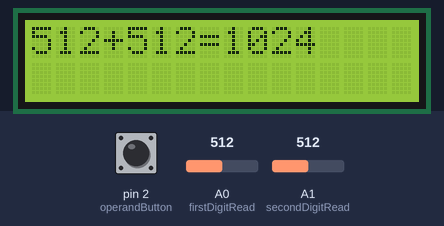
Bench run of a sketch on a simulated Arduino Leonardo, built with avr-gcc and run on an emulated ATmega32U4. Parts: 16×2 character LCD. Inputs (shaded band) come from the test bench; at power-on: A0 (firstDigitRead) = 512, A1 (secondDigitRead) = 512, pin 2 (operandButton) LOW.

Above: at 1.2 s.
1.3 s: A0 (firstDigitRead) set to 716
At 2.5 s:
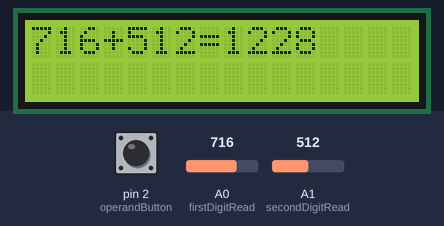
2.8 s: A1 (secondDigitRead) set to 716
At 3.6 s:
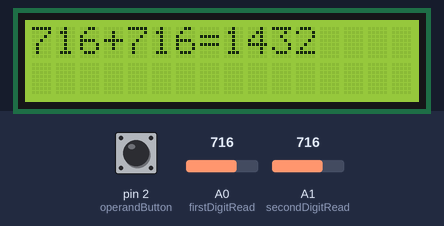
4.3 s: A0 (firstDigitRead) set to 900
At 4.7 s:
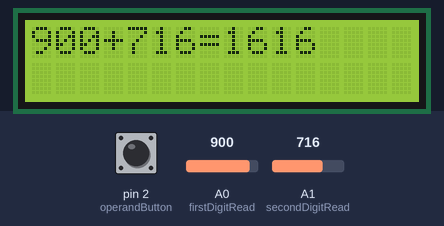
5.8 s: A1 (secondDigitRead) set to 900
At 7.0 s:
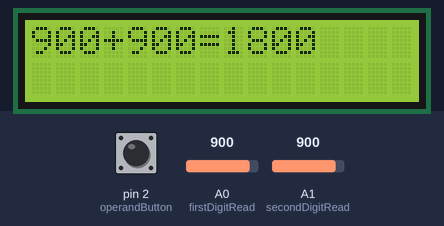
7.3 s: A0 (firstDigitRead) set to 1023
At 8.3 s:
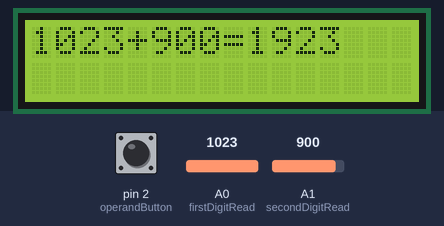
8.8 s: A1 (secondDigitRead) set to 1023
At 9.4 s:
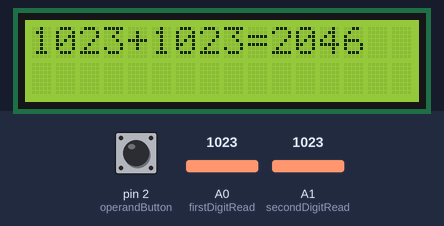
Timing chart, 0 to 11.3 s (numbered marks = the images above; inputs shaded):
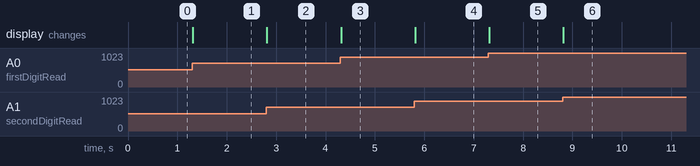

The sketch:

calculator.ino
```cpp
#include <Keyboard.h>
#include <Wire.h>
#include <LiquidCrystal_I2C.h>
/*
 * ARDUINO CALCULATOR WITH LCD DISPLAY
 * by me
 * (real)
*/
// nums
const int firstDigitRead = A0;
const int secondDigitRead = A1;
// operand
const int operandButton = 2;
int cOperand = 0; // + - * /
// calc
const int calcButton = 3;
int result = 0;
// screen
LiquidCrystal_I2C lcd(0x27,16,2);
// misc
float prevFNum = 0;
float prevSNum = 0;
float firstNum = 0;
float secondNum  = 0;
void setup() {
  // for debug
  pinMode(operandButton, INPUT);
  Serial.begin(9600);
  //lcd.init()
  lcd.begin();
  lcd.backlight();

  lcd.setCursor(0,0);
  render();

}

void loop() {
  firstNum = analogRead(firstDigitRead);
  secondNum = analogRead(secondDigitRead);
  //Serial.println(firstNum);
  if(digitalRead(operandButton) == HIGH){
    if(cOperand != 3){
      cOperand++;
    }else{
      cOperand = 0;
    }
    //Serial.println(cOperand);
    while(digitalRead(operandButton) != LOW){}
  }

  if(abs(prevFNum - firstNum) > 2 || abs(prevSNum - secondNum) > 2){
    render();
    prevFNum = firstNum;
    prevSNum = secondNum;
  }
}
void render(){
    lcd.clear();
    char* goofyAh = malloc(sizeof(char) * 5);
    itoa(firstNum, goofyAh,10);
    lcd.print(goofyAh);
    switch(cOperand){
      case 0:
        result = firstNum + secondNum;
        lcd.print("+");
        break;
      case 1:
        result = firstNum - secondNum;
        lcd.print("-");
        break;
      case 2:
        result = firstNum * secondNum;
        lcd.print("*");
        break;
      case 3:
        result = firstNum / secondNum;
        lcd.print("/");
        break;
    }
    itoa(secondNum, goofyAh,10);
    lcd.print(goofyAh);
    lcd.print("=");
    itoa(result, goofyAh,10);
    lcd.print(goofyAh);
}
```

Measured:
- after the input at 1.3 s, the display: changes at once (image 1)
- after the input at 2.8 s, the display: changes at once (image 2)
- after the input at 4.3 s, the display: changes at once (image 3)
- after the input at 5.8 s, the display: changes at once (image 4)
- after the input at 7.3 s, the display: changes at once (image 5)
- after the input at 8.8 s, the display: changes at once (image 6)
